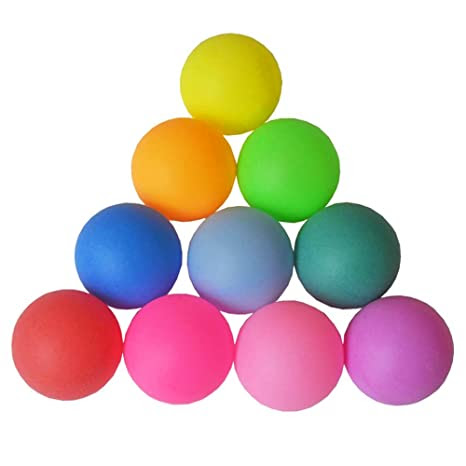
#> input picture colorBalls.jpg, 466 x 466 px
$ python Filtroamarillo.py
#> lines starting #> are read from the running program, lines starting #| are printed output that depends on the picture; after the words box and inside, x2 and y2 are one past the last pixel; in counts of white or black regions, pixels touching at a corner belong together
import cv2
import numpy as np
img = cv2.imread("colorBalls.jpg")
#> img is the input picture: shape (466, 466, 3); mean B, G, R 196, 199.8, 217.4
HSV = cv2.cvtColor(img, cv2.COLOR_BGR2HSV)
#> HSV: shape (466, 466, 3); mean H, S, V 48.3, 69.5, 232.5
amarilloInf = np.array([25,50,50])
amarilloSup = np.array([45,255,255])
amarilloMask = cv2.inRange(HSV,amarilloInf,amarilloSup)
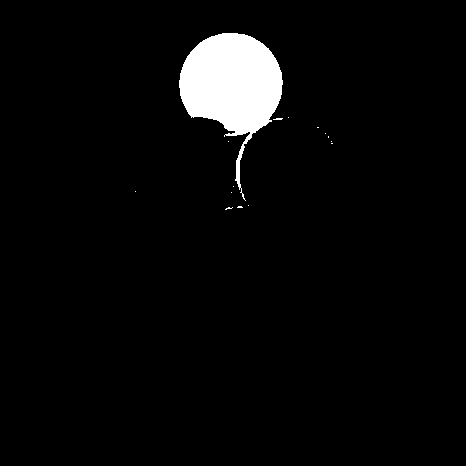
#> amarilloMask: shape (466, 466); 3.8% white; 15 white regions (14 under 20 px), largest, box (x1, y1, x2, y2) and area: (179, 33, 283, 201) 8280
res = cv2.bitwise_and(img, img, mask=amarilloMask)
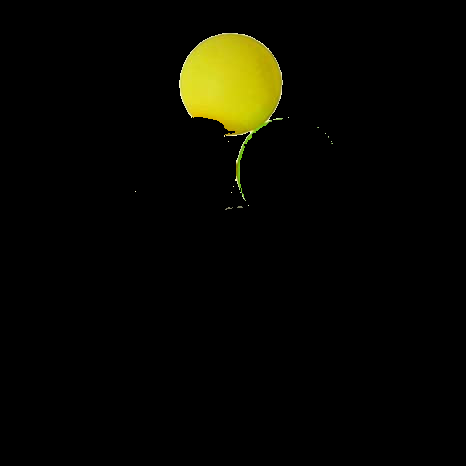
#> res: shape (466, 466, 3); mean B, G, R 0.9, 7.6, 7.8
cv2.imshow('img', img)
cv2.imshow('mask', amarilloMask)
cv2.imshow('amarillo', res)
cv2.waitKey(0)
